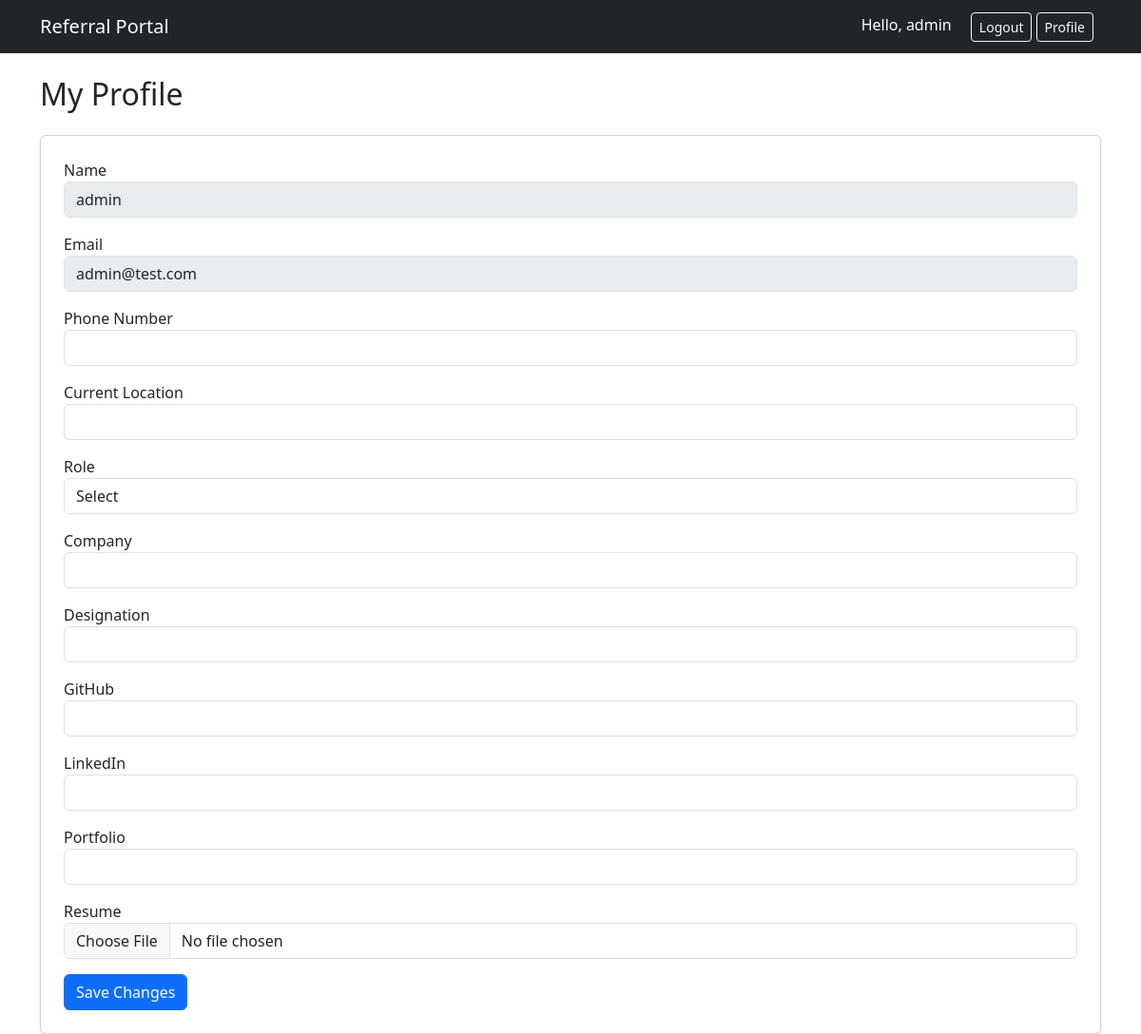
Before: /profile/ (signed in) with the older database file.
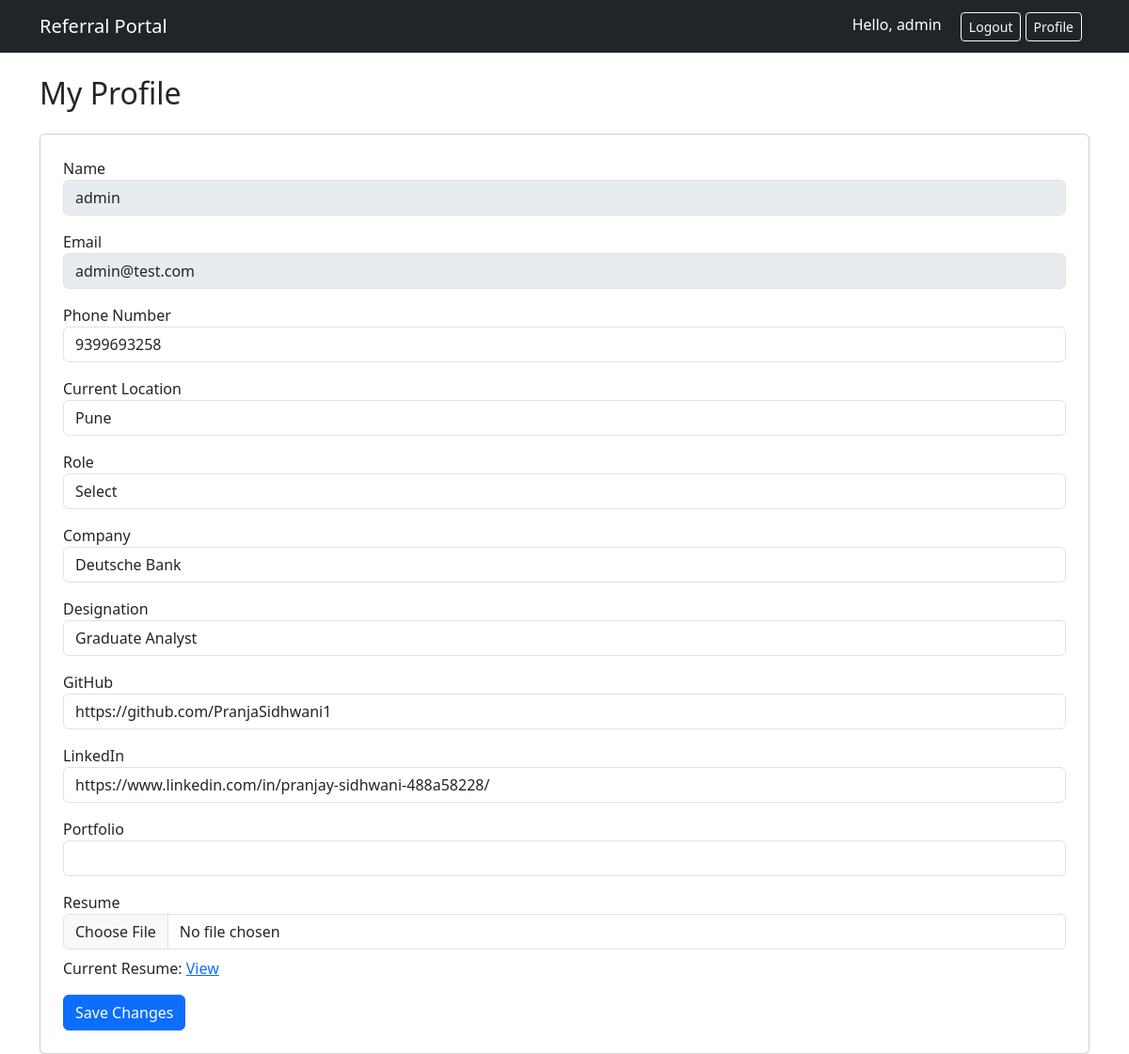
After: the same page with the newer database file.
### users/models.py (models this page shows, shortened)
class Profile(models.Model):
    user = models.OneToOneField(User, on_delete=models.CASCADE)
    skills = models.TextField(blank=True)
    experience_years = models.IntegerField(default=0)
    bio = models.TextField(blank=True)
    linkedin = models.URLField(blank=True)
    github = models.URLField(blank=True)
    resume = models.FileField(upload_to='resumes/', blank=True, null=True)

### users/views.py (the view, shortened to what this page needs)
# urls.py: path('profile/', profile_view, name='profile'),  # UI profile
@login_required
def profile_view(request):
    profile = request.user.profile
    return render(request, "profile.html", {"profile": profile})

### templates/profile.html (shortened to what this page needs)
{% extends "base.html" %}
{% block content %}
<h2 class="mb-4">My Profile</h2>
<div class="card shadow-sm p-4">
<form method="POST" enctype="multipart/form-data">
    <div class="mb-3">
        <label>Name</label>
        <input type="text" class="form-control" value="{{ request.user.username }}" disabled>
    </div>
    <div class="mb-3">
        <label>Email</label>
        <input type="email" class="form-control" value="{{ request.user.email }}" disabled>
    </div>
    <div class="mb-3">
        <label>Phone Number</label>
        <input type="text" name="phone_number" class="form-control" value="{{ profile.phone_number }}">
    </div>
    <div class="mb-3">
        <label>Current Location</label>
        <input type="text" name="current_location" class="form-control" value="{{ profile.current_location }}">
    </div>
    <div class="mb-3">
        <label>Role</label>
        <select name="role" class="form-control">
            <option value="">Select</option>
        </select>
    </div>
    <div class="mb-3">
        <label>Company</label>
        <input type="text" name="company" class="form-control" value="{{ profile.company }}">
    </div>
    <div class="mb-3">
        <label>Designation</label>
        <input type="text" name="designation" class="form-control" value="{{ profile.designation }}">
    </div>
    <div class="mb-3">
        <label>GitHub</label>
        <input type="url" name="github" class="form-control" value="{{ profile.github }}">
    </div>
    <div class="mb-3">
        <label>LinkedIn</label>
        <input type="url" name="linkedin" class="form-control" value="{{ profile.linkedin }}">
    </div>
    <div class="mb-3">
        <label>Portfolio</label>
        <input type="url" name="portfolio" class="form-control" value="{{ profile.portfolio }}">
    </div>
    <div class="mb-3">
        <label>Resume</label>
        <input type="file" name="resume" class="form-control">
        {% if profile.resume %}
            <p class="mt-2">
                Current Resume:
                <a href="{{ profile.resume.url }}" target="_blank">View</a>
            </p>
        {% endif %}
    </div>
    <button type="submit" class="btn btn-primary">
        Save Changes
    </button>
</form>
</div>
{% endblock %}

Changed rows visible on the page:
now on this page (row edited): Profile: phone_number "9399693258", current_location "Pune", company "Deutsche Bank", designation "Graduate Analyst", github "https://github.com/PranjaSidhwani1", linkedin "https://www.linkedin.com/in/pranjay-sidhwani-488a58228/"
Other visible differences:
text now shown: "Current Resume: View"
